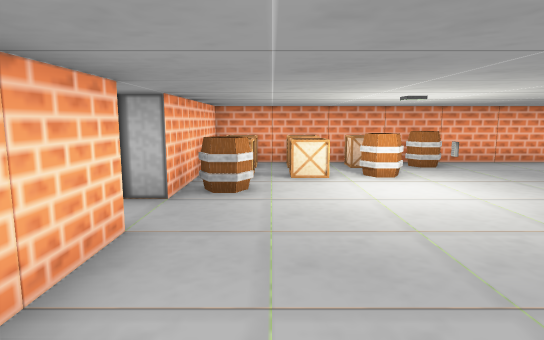
View 1 (above)

16 first-person views from a walk through a level from a Godot 3-D game. The camera is 1.5 m above the floor, tilts 8° down and sees 75° across. Doors that lead somewhere are drawn open, without their leaves. The floor is counted in squares, 1.33 m on a side. Each view is taken from the middle of a square. On the plan, view 1 faces up. The plan holds only what a view shows up to about 14 squares ahead; the rest is blank. The place goes on beyond the plan. Characters and animated objects are not drawn.

View 2
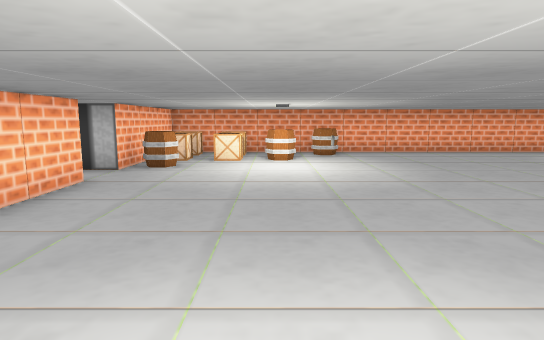

View 3
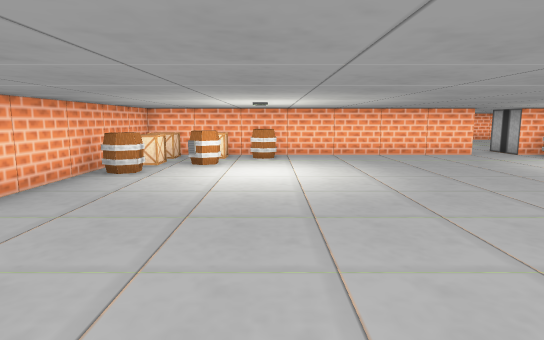

View 4
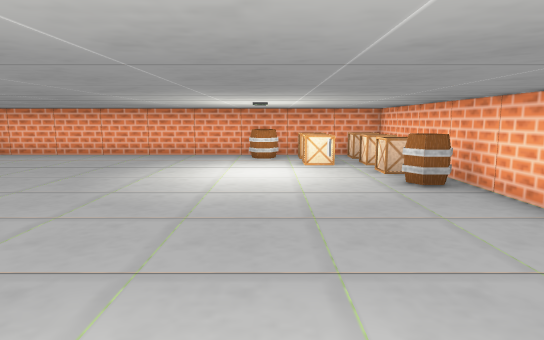

View 5
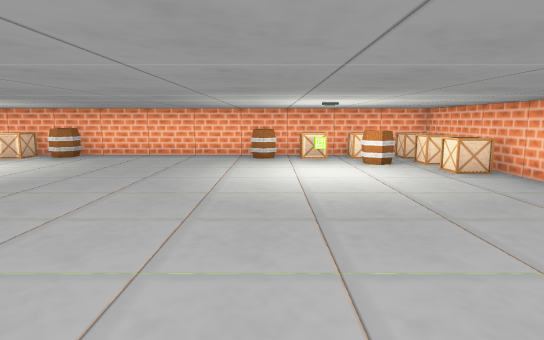

View 6
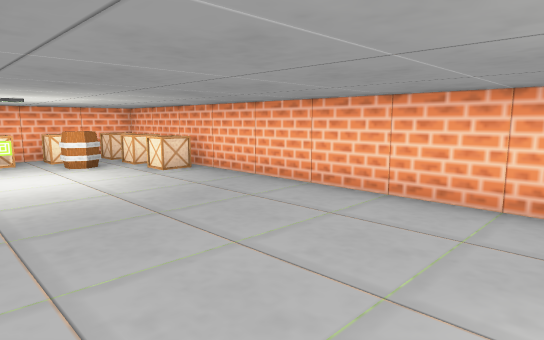

View 7
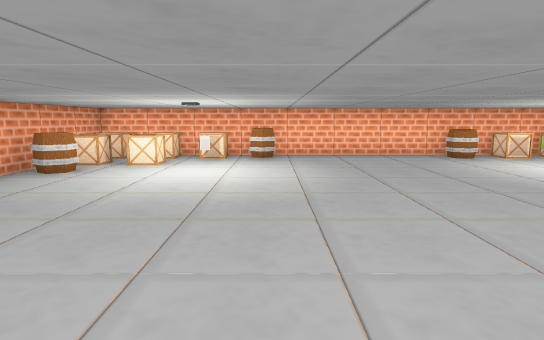

View 8
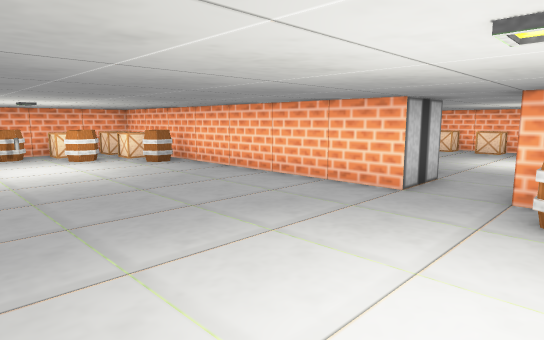

View 9
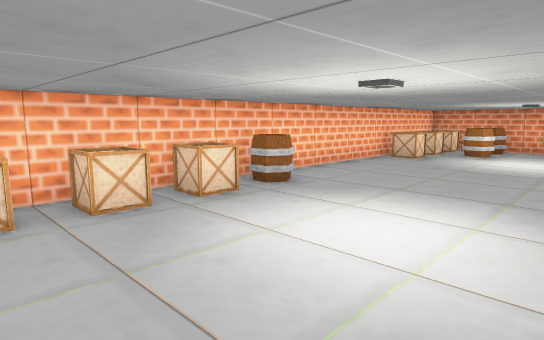

View 10
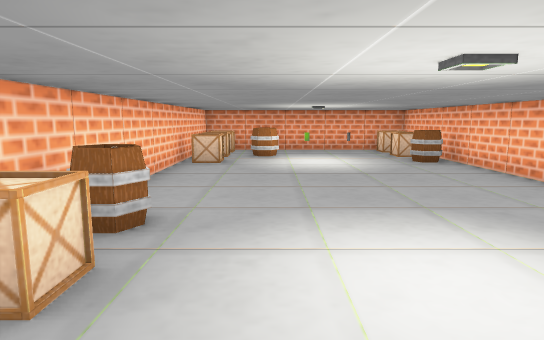

View 11
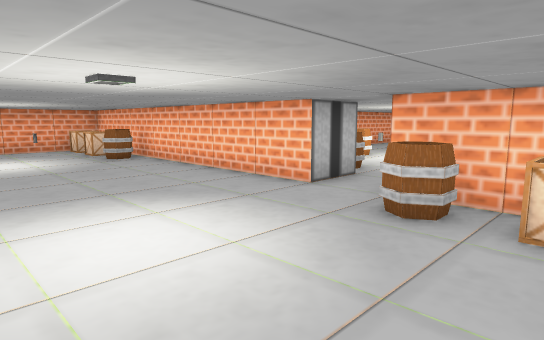

View 12
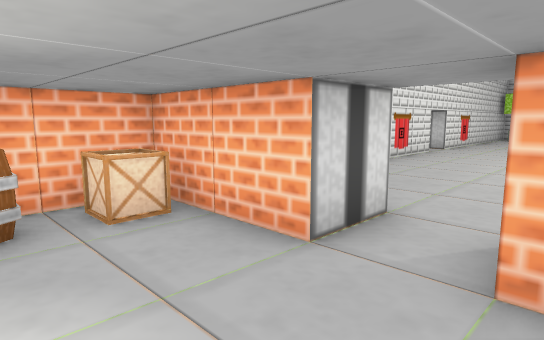

View 13
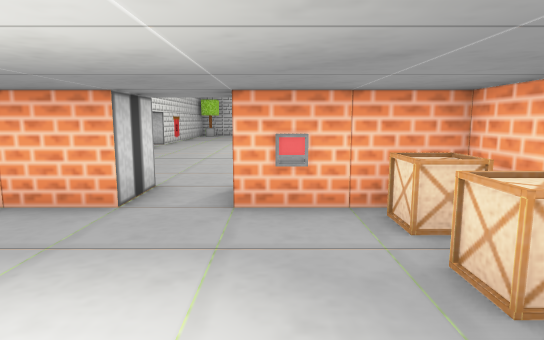

View 14
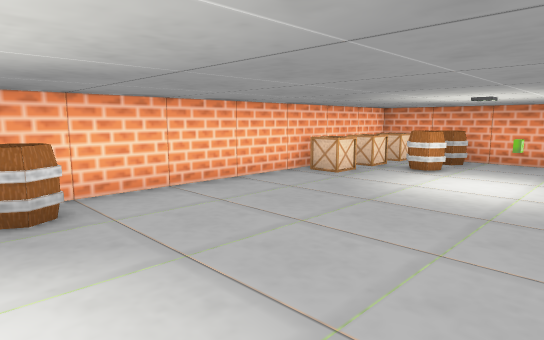

View 15
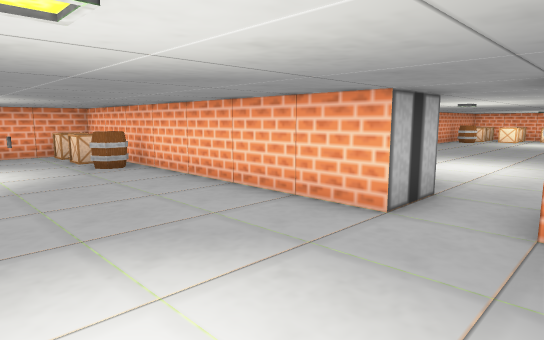

View 16
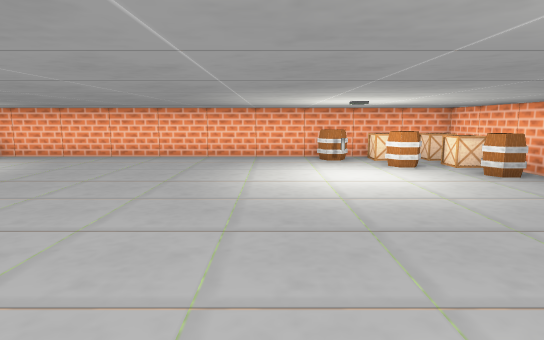

### Floor plan
Points are (right, up) in squares from view 1. A wall is a line through its corners. A room is listed if a view was taken in it or the views show most of it. See-through windows are left out.
Room 1 (views 1, 2, 3, 4, 5, 6, 7, 8, 16)
walls: (-1.5, 3.5) (-1.5, -7) (16.5, -7) (16.5, 9.5) (-1.5, 9.5) (-1.5, 5)
ways out: open door at (-2, 4.5) to room 2
objects: crate (-1, -6); crate (-1, -5); barrel (-1, -3); barrel (-1, 6); crate (-1, 7); crate (-1, 9); crate (1, -6); barrel (1, -5); crate (1, 7); crate (1, 9); barrel (2, -6); other object (2, -5); barrel (2, 7); crate (2, 9); other object (4, 7); barrel (4, 9); crate (13, -6); barrel (13, 9); crate (14, -6); barrel (14, -5) to (14, -4); other object (14, -3); other object (14, 6); crate (14, 7); crate (14, 9); crate (16, -6); crate (16, -5); crate (16, -3); barrel (16, -2); barrel (16, 4); crate (16, 6); crate (16, 7); crate (16, 9)
Room 2 (views 9, 10, 11, 12, 13, 14, 15)
walls: (-1.5, 5) (-3, 5) (-3, 15.5); (-6, 0.5) (-3, 0.5) (-3, 3.5) (-1.5, 3.5); (-10.5, 15.5) (-10.5, 0.5) (-7.5, 0.5)
ways out: open door at (-2, 4.5) to room 1; open door at (-6.5, 0)
objects: crate (-10, 1); crate (-10, 3); crate (-10, 4); barrel (-10, 6); crate (-10, 12); crate (-10, 13); crate (-10, 15); barrel (-8, 13); barrel (-8, 15); other object (-7, 15); other object (-5, 15); crate (-4, 1); barrel (-4, 3); barrel (-4, 12); crate (-4, 13); crate (-4, 15)

Positions as (right, up) in squares from view 1, and headings:
1: (0, 0), facing up
2: (2, -3), facing up
3: (10, -3), facing left
4: (13, -2), facing up
5: (5, -2), facing right
6: (5, -2), facing down-right
7: (5, 4), facing right
8: (4, 6), facing down-left
9: (-5, 1), facing up-left
10: (-8, 2), facing up
11: (-8, 1), facing up-right
12: (-8, 3), facing down-right
13: (-8, 5), facing down
14: (-5, 5), facing up-left
15: (-7, 3), facing up-right
16: (4, 4), facing down
